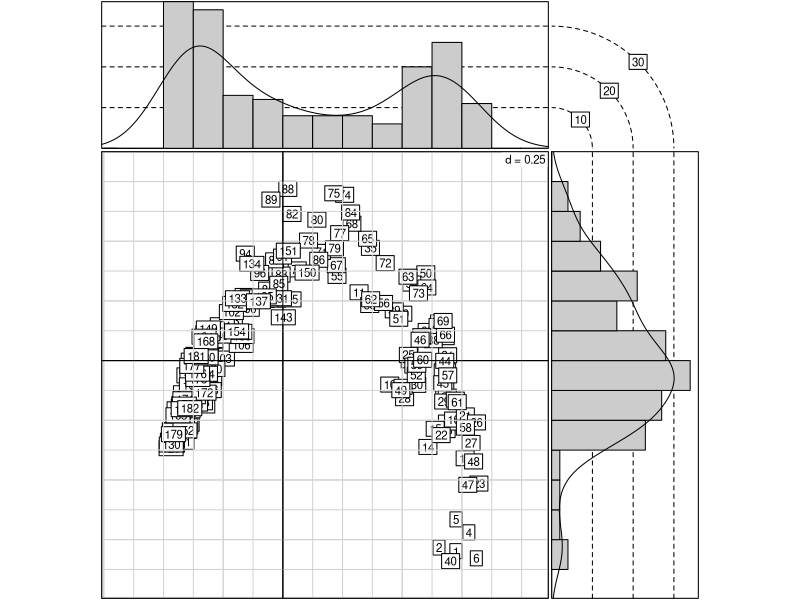
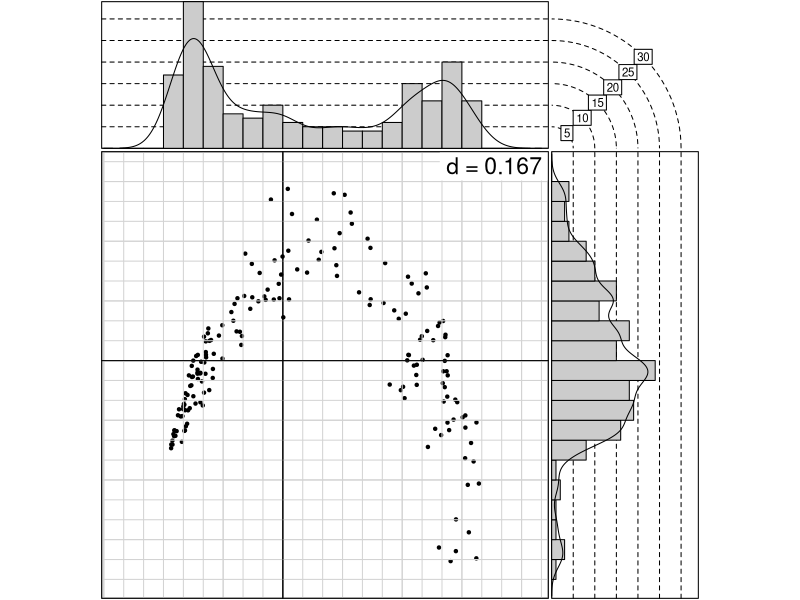
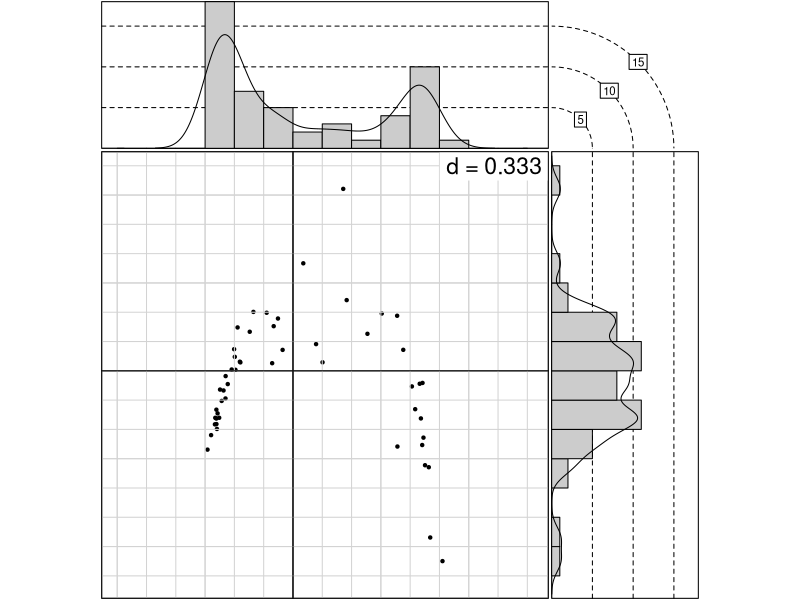

These charts were generated, in order, by the following R code:
library(ade4)


### Name: s.hist
### Title: Display of a scatterplot and its two marginal histograms
### Aliases: s.hist
### Keywords: multivariate hplot

### ** Examples

data(rpjdl)
coa1 <- dudi.coa(rpjdl$fau, scannf = FALSE, nf = 4)
s.hist(coa1$li)
s.hist(coa1$li, cgrid = 2, cbr = 3, adj = 0.5, clab = 0)
s.hist(coa1$co, cgrid = 2, cbr = 3, adj = 0.5, clab = 0)
